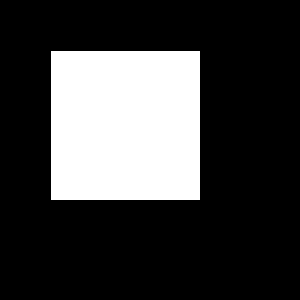
Frame 1 (no input)
Frame 60 (the mouse pressed at the canvas centre just before this capture): identical to frame 1, image omitted
Frame 120 (the mouse held since frame 60 and released just before this capture): identical to frame 1, image omitted

The Processing sketch that drew this single still picture (run headless with seeded random() and noise(); from frame 60 on, the mouse is pressed at the canvas centre):

// Processing sketch: sketch_161003_a_textInput2
// ── sketch_161003_a_textInput2.pde
String myText = "";
String textWarning = "";

float x = width/2;
float y = height/2;

float x2 = (x * 3);
float y2 = (y * 3);

// My thinking: A normal text string is formed by a string, a starting x and y position for the text to start
// and a second x and y position to constrict the text within. So... I am thinking that having having the x2 
// and y2 equal the value of the rectangle 2nd parameters, it might work...?

//text(str, x1, y1, x2, y2)

void setup() {
  size(300, 300);
}

void draw() {
  background(0);
  fill(255);
  rect(x, y, x2, y2);
  fill(255,155,48);
  textSize(width * 0.1);
  textAlign(LEFT, TOP); 
  text(myText, x, y, x2, y2);
}


void keyPressed() {
  // Checking if the key pressed was the backspace key
  if (key == 8)
  {
    // Checking that the length of the current myText string is greater than 0 (i.e. 
    // if the string is empty, don't try to delete anything)
    if (myText.length() > 0) {
      println("BACKSPACE");
      // Removing the last character from myText string, by creating a substring
      // of myText, that is one shorter than the current myText string
      myText = myText.substring(0, myText.length() - 1);
    }
  } else if (key != CODED) {
    // If the key is not a coded value, adding the character to myText string
    myText += key;
  }
  // Logging out the current value of myText string
  println(myText);
  //println("Text is being typed !");
}
